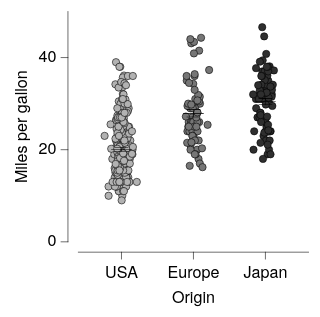

Vega-Lite specification for this chart:
### Vega-Lite specification from a JSON file in a GitHub repository (floating-point values rounded to 4 significant figures; data arrays with more than 128 entries replaced by an {"elided": "..."} marker saying what was removed)
{"background": null, "config": {"arc": {"fill": "#DBDBDB", "fillOpacity": 1.0, "innerRadius": 25.0, "padAngle": 0.03, "stroke": "black", "strokeOpacity": 1, "strokeWidth": 0.25}, "area": {"fill": "#DBDBDB", "fillOpacity": 1.0, "stroke": "black", "strokeOpacity": 1, "strokeWidth": 0.25}, "axis": {"domain": true, "domainCap": "round", "domainColor": "black", "domainWidth": 0.25, "grid": false, "gridCap": "round", "gridColor": "#F1F1F1", "gridDash": [0, 0], "gridOpacity": 1.0, "gridWidth": 0.25, "labelColor": "black", "labelFont": "Helvetica Neue, HelveticaNeue, Helvetica, Arial, sans-serif", "labelFontSize": 7, "labelFontStyle": "normal", "labelFontWeight": 400, "offset": 4.5, "ticks": true, "tickCap": "round", "tickColor": "black", "tickRound": false, "tickSize": 3, "tickWidth": 0.25, "titleColor": "black", "titleFont": "Helvetica Neue, HelveticaNeue, Helvetica, Arial, sans-serif", "titleFontSize": 7, "titleFontStyle": "normal", "titleFontWeight": 400}, "axisX": {"domain": true, "labelAlign": "center", "labelAngle": 0, "labels": true, "ticks": true, "translate": 0}, "axisY": {"domain": true, "labelAlign": "right", "labelAngle": 0, "labels": true, "ticks": true, "translate": 0}, "axisRight": {"domain": true, "labelAlign": "left", "labelAngle": 0, "labels": true, "ticks": true, "translate": 0}, "axisTop": {"domain": true, "labelAlign": "center", "labelAngle": 0, "labels": true, "ticks": true, "translate": 0}, "axisBand": {"tickOffset": 0}, "bar": {"fill": "#DBDBDB", "fillOpacity": 1.0, "stroke": "black", "strokeOpacity": 1, "strokeWidth": 0.25}, "boxplot": {"size": 9.0, "ticks": {"cornerRadius": 0.25, "fill": "black", "opacity": 1, "size": 4.5, "thickness": 0.25}, "box": {"fillOpacity": 1.0, "stroke": "black", "strokeOpacity": 1, "strokeWidth": 0.25}, "median": {"cornerRadius": 0, "fill": "black", "fillOpacity": 1.0, "opacity": 1, "size": 9.0, "thickness": 0.25}, "rule": {"fill": "black", "fillOpacity": 1.0, "size": 10.0, "stroke": "black", "strokeDash": [0, 0], "strokeOpacity": 1, "strokeWidth": 0.25}, "outliers": {"color": "black", "fill": "black", "fillOpacity": 1.0, "size": 0, "stroke": "black", "strokeOpacity": 1, "strokeWidth": 0.25}}, "circle": {"fill": "black", "fillOpacity": 1.0, "size": 1.25, "stroke": null, "strokeOpacity": 1, "strokeWidth": 0.25}, "errorband": {"band": {"fillOpacity": 0.6, "stroke": null, "strokeWidth": 0.25, "strokeOpacity": 1}, "borders": {"opacity": 0, "strokeOpacity": 0.25, "strokeWidth": 1}}, "errorbar": {"opacity": 1, "rule": {"strokeDash": [0, 0], "strokeWidth": 0.25}, "ticks": {"color": "black", "cornerRadius": 0.125, "opacity": 1, "size": 6.0, "thickness": 0.25}, "thickness": 0.25}, "font": "Helvetica Neue, HelveticaNeue, Helvetica, Arial, sans-serif", "geoshape": {"fill": "#DBDBDB", "fillOpacity": 1.0, "stroke": "black", "strokeOpacity": 1, "strokeWidth": 0.25}, "header": {"labelColor": "black", "labelFont": "Helvetica Neue, HelveticaNeue, Helvetica, Arial, sans-serif", "labelFontSize": 7, "labelFontStyle": "normal", "labelFontWeight": 400, "titleColor": "black", "titleFont": "Helvetica Neue, HelveticaNeue, Helvetica, Arial, sans-serif", "titleFontSize": 7, "titleFontStyle": "normal", "titleFontWeight": 400, "titlePadding": 0}, "legend": {"disable": false, "offset": 4.5, "titlePadding": 4, "labelOffset": 2, "gradientLabelOffset": 2, "gradientLength": 50.0, "gradientThickness": 5.0, "gradientOpacity": 1.0, "gradientStrokeColor": "black", "gradientStrokeWidth": 0.25, "labelColor": "black", "labelFont": "Helvetica Neue, HelveticaNeue, Helvetica, Arial, sans-serif", "labelFontSize": 7, "labelFontStyle": "normal", "labelFontWeight": 400, "strokeColor": "black", "strokeWidth": 0, "symbolSize": 42, "symbolStrokeColor": "black", "symbolStrokeWidth": 0.25, "titleColor": "black", "titleFont": "Helvetica Neue, HelveticaNeue, Helvetica, Arial, sans-serif", "titleFontSize": 7, "titleFontStyle": "normal", "titleFontWeight": 400}, "line": {"color": "black", "stroke": "black", "strokeCap": "butt", "strokeDash": [0, 0], "strokeOpacity": 1, "strokeWidth": 0.5}, "point": {"filled": true, "fill": "#DBDBDB", "fillOpacity": 1.0, "size": 5.0, "stroke": "black", "strokeOpacity": 1, "strokeWidth": 0.25}, "range": {"category": ["#B2B2B2", "#4A7CD3", "#008542", "#664CAF", "#509F98", "#636363", "#284F93", "#005226", "#382864", "#285753"], "diverging": {"scheme": ["#443E60", "#5F597E", "#7C759B", "#9994B6", "#B7B4CC", "#D6D5DC", "#F6F6F6", "#D1DAD9", "#A4C2BF", "#7AA9A4", "#578E89", "#37736E", "#1B5954"]}, "heatmap": {"scheme": ["#440154", "#472270", "#433E82", "#38598C", "#2C728E", "#238A8D", "#24A086", "#39B578", "#5DC862", "#96D646", "#CAE02D", "#FDE724"]}, "ordinal": {"scheme": ["#F1F1F1", "#DBDBDB", "#C6C6C6", "#B2B2B2", "#9D9D9D", "#898989", "#767676", "#636363", "#515151", "#404040", "#2F2F2F", "#1F1F1F"]}, "ramp": {"scheme": ["#440154", "#472270", "#433E82", "#38598C", "#2C728E", "#238A8D", "#24A086", "#39B578", "#5DC862", "#96D646", "#CAE02D", "#FDE724"]}}, "rule": {"color": "black", "stroke": "black", "strokeCap": "round", "strokeDash": [2, 2], "strokeOpacity": 1, "strokeWidth": 0.25}, "scale": {"barBandPaddingInner": 0.1, "rectBandPaddingInner": 0, "tickBandPaddingInner": 0.1, "bandPaddingOuter": 0.1, "bandWithNestedOffsetPaddingInner": 0.2, "bandWithNestedOffsetPaddingOuter": 0.2, "offsetBandPaddingInner": 0, "offsetBandPaddingOuter": 0, "round": false}, "rect": {"fill": "#DBDBDB", "fillOpacity": 1.0, "stroke": "black", "strokeOpacity": 1, "strokeWidth": 0.25}, "square": {"fill": "#DBDBDB", "fillOpacity": 1.0, "size": 10.0, "stroke": "black", "strokeOpacity": 1, "strokeWidth": 0.25}, "text": {"color": "black", "font": "Helvetica Neue, HelveticaNeue, Helvetica, Arial, sans-serif", "fontSize": 7, "fontStyle": "normal", "fontWeight": 400}, "tick": {"color": "black", "cornerRadius": 0.125, "opacity": 1.0, "size": 9.0, "thickness": 0.25}, "title": {"anchor": "middle", "frame": "group", "color": "black", "font": "Helvetica Neue, HelveticaNeue, Helvetica, Arial, sans-serif", "fontSize": 7, "fontStyle": "normal", "fontWeight": 400, "subtitleColor": "black", "subtitleFont": "Helvetica Neue, HelveticaNeue, Helvetica, Arial, sans-serif", "subtitleFontSize": "Helvetica Neue, HelveticaNeue, Helvetica, Arial, sans-serif", "subtitleFontStyle": "normal", "subtitleFontWeight": 400}, "trail": {"color": "black", "opacity": 1, "size": 0.5}, "view": {"continuousWidth": 100, "continuousHeight": 100, "discreteWidth": 100, "discreteHeight": 100, "fill": null, "stroke": null, "strokeWidth": 0.25}}, "layer": [{"data": {"name": "data-5a85ede2053d4aec77293cfb476ae07b"}, "mark": {"type": "circle", "opacity": 1.0, "size": 10.0, "stroke": "black", "strokeOpacity": 1, "strokeWidth": 0.25}, "encoding": {"color": {"field": "Origin", "legend": null, "scale": {"domain": ["USA", "Europe", "Japan"], "range": ["#B2B2B2", "#767676", "#2F2F2F", "#A5BEE8", "#396CC5", "#11274E", "#008542", "#00622F", "#003315", "#B3ABDE", "#664CAF", "#2A1D4D", "#5AB3AB", "#3B7A74", "#173633"]}, "sort": ["USA", "Europe", "Japan"], "title": null, "type": "nominal"}, "x": {"axis": {}, "field": "Origin", "scale": {"domain": ["USA", "Europe", "Japan"]}, "sort": ["USA", "Europe", "Japan"], "title": "Origin", "type": "nominal"}, "xOffset": {"field": "jitter_x", "scale": {"domain": [-7.33, 7.33], "range": [5.17, 19.83]}, "type": "quantitative"}, "y": {"field": "Miles_per_Gallon", "title": "Miles per gallon", "type": "quantitative"}}}, {"data": {"name": "data-64e7897fd8423deef5c97d660b6d3367"}, "mark": {"type": "errorbar"}, "encoding": {"x": {"axis": {}, "field": "Origin", "scale": {"domain": ["USA", "Europe", "Japan"]}, "sort": ["USA", "Europe", "Japan"], "title": "Origin", "type": "nominal"}, "y": {"field": "__mean", "title": "Miles per gallon", "type": "quantitative"}, "yError": {"field": "__error"}}}, {"data": {"name": "data-64e7897fd8423deef5c97d660b6d3367"}, "mark": {"type": "tick"}, "encoding": {"x": {"axis": {}, "field": "Origin", "scale": {"domain": ["USA", "Europe", "Japan"]}, "sort": ["USA", "Europe", "Japan"], "title": "Origin", "type": "nominal"}, "y": {"field": "__mean", "title": "Miles per gallon", "type": "quantitative"}}}], "$schema": "https://vega.github.io/schema/vega-lite/v6.4.1.json", "datasets": {"data-5a85ede2053d4aec77293cfb476ae07b": {"elided": "398 records"}, "data-64e7897fd8423deef5c97d660b6d3367": [{"Origin": "USA", "__mean": 20.08, "__error": 0.4058, "__dysonsphere__": 1}, {"Origin": "Japan", "__mean": 30.45, "__error": 0.6852, "__dysonsphere__": 1}, {"Origin": "Europe", "__mean": 27.89, "__error": 0.8037, "__dysonsphere__": 1}]}}
